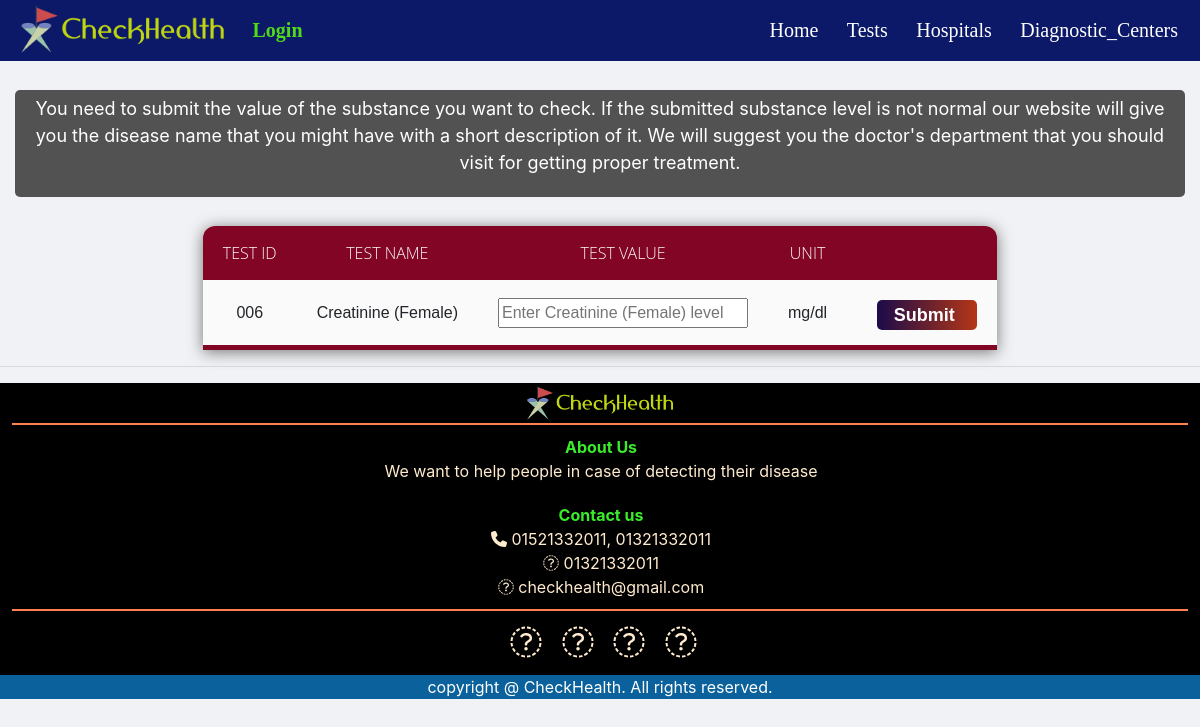
/check/6, run on the app's committed database.
### SARZS/models.py (models this page shows)
class test(models.Model):
    tid = models.CharField(max_length=10, null=True)
    Test_Name = models.CharField(max_length=100, null=True)
    tmin = models.FloatField()
    tmax = models.FloatField()
    treference = models.CharField(max_length=100, null=True)
    tunit = models.CharField(max_length=100, null=True)
    tdoctor = models.CharField(max_length=100, null=True)
    tdescription = models.TextField(null=True)
    thigh_disease = models.CharField(max_length=100, null=True)
    tlow_disease = models.CharField(max_length=100, null=True)
    thigh_advice = models.TextField(null=True)
    tlow_advice = models.TextField(null=True)

### SARZS/views.py (the view)
# urls.py: path('check/<int:id>', check, name='check'),
def check(request,id):
    row = test.objects.get(id=id)
    return render(request, 'htmls/check.html', {'row': row})

### SARZS/templates/htmls/check.html (shortened to what this page needs)
{% extends 'htmls/main.html' %}
{% block content %}
{% load static %}
<head>
    <link rel="stylesheet" type="text/css" href="{% static '/css/main.css' %}">
</head>
<body>
    <div class="description">
        <p>
            You need to submit the value of the substance you want to check.
            If the submitted substance level is not normal our website will give you the disease name that you might have with a short description of it.
            We will suggest you the doctor's department that you should visit for getting proper treatment.
        </p>
    </div>
    <br>
<form action="{% url 'result' row.id %}" method="post">
<table>
    <tr>
        <th>Test id</th>
        <th>Test name</th>
        <th >Test Value</th>
        <th >Unit</th>
        <th ></th>
    </tr>
    <tr>
        <td >{{ row.tid }}</td>
        <td >{{ row.Test_Name }}</td>
        <td><input type="text" name="level" placeholder="Enter {{ row.Test_Name }} level" required style="width: 250px;"></td>
        <td>{{ row.tunit }}</td>
        <td><button class="submit_button" type="submit">Submit</button></td>
    </tr>
</table>
</form>
</body>
{% endblock %}

### static/css/main.css (style rules this page uses)
.description { background: rgba(0, 0, 0, 0.658); border-radius: 5px; color: white; padding: 5px; margin-top: 10px; text-align: center; font-size: 18px; }
table { margin: auto; border-collapse: collapse; border-spacing: 0; box-shadow: 0 2px 15px rgba(64,64,64,.7); border-radius: 12px 12px 0 0; margin-top: 5px; overflow: hidden; }
td , th { padding: 15px 20px; text-align: center; }
th { background-color: rgb(131, 5, 37); color: #fafafa; font-family: 'Open Sans',Sans-serif; font-weight: 200; text-transform: uppercase; }
tr { width: 100%; background-color: #fafafa; font-family: 'Montserrat', sans-serif; }
tr:last-of-type { border-bottom: 5px solid rgb(131, 5, 37); }
.submit_button { height: 30px; width: 100px; background: -webkit-linear-gradient(left, #1b0b49, #b43616); border: none; color: #fff; padding-left: 0; border-radius: 5px; font-size: 18px; font-weight: bold; cursor: pointer; text-align: center; margin-top: 5px; margin-left: 10px; }

### SARZS/templates/htmls/main.html (style rules this page uses)
html { scroll-behavior: smooth; }
body { background: #f0f2f5; }

### SARZS/templates/htmls/navBar.html (style rules this page uses)
html, body { margin: 0; padding: 0; width: 100%; }

### data on the page
test: tid "006", Test_Name "Creatinine (Female)", level "Enter Creatinine (Female) level", tunit "mg/dl"
